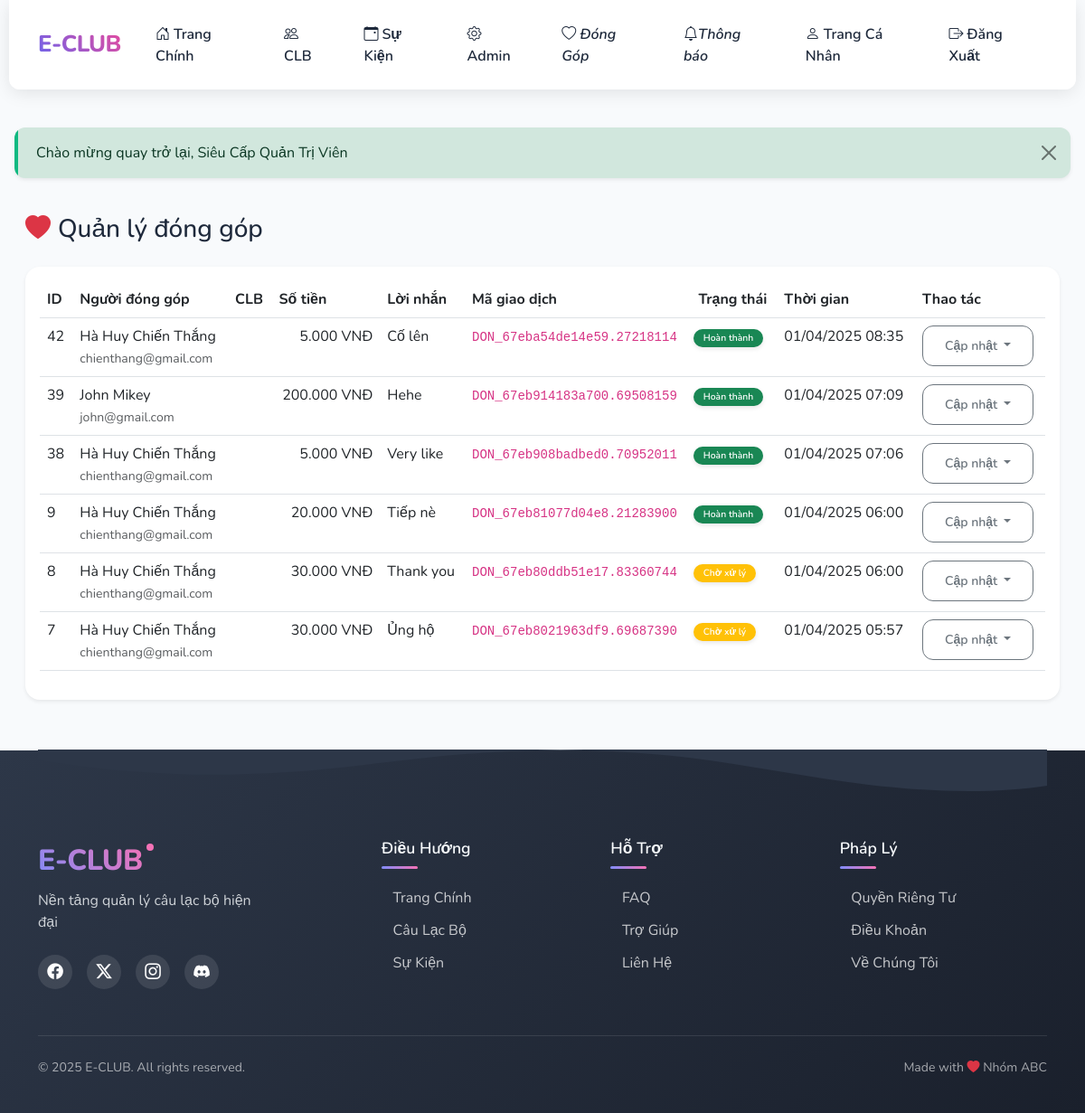
Screenshot of /index.php?page=admin/donations (signed in) with the database file from the repository.
### tables this page shows
CREATE TABLE `donations` (
  `id` int(11) NOT NULL,
  `user_id` int(11) DEFAULT NULL,
  `amount` decimal(15,2) NOT NULL,
  `message` text DEFAULT NULL,
  `status` enum('pending','completed','failed') DEFAULT 'pending',
  `transaction_code` varchar(100) DEFAULT NULL,
  `created_at` timestamp NOT NULL DEFAULT current_timestamp(),
  `club_id` int(11) NOT NULL
);

CREATE TABLE `users` (
  `id` int(11) NOT NULL,
  `name` varchar(100) NOT NULL,
  `email` varchar(100) NOT NULL,
  `password` varchar(255) NOT NULL,
  `role` enum('admin','club_leader','user') DEFAULT 'user',
  `created_at` timestamp NOT NULL DEFAULT current_timestamp(),
  `avatar_url` varchar(255) DEFAULT NULL,
  `last_activity` timestamp NOT NULL DEFAULT current_timestamp() ON UPDATE current_timestamp()
);

### pages/admin/donations.php (the view, shortened to what this page needs)
<?php
require_once __DIR__ . '/../../config.php';
$query = "SELECT d.*, u.name as donor_name, u.email as donor_email, c.name as club_name
          FROM donations d
          LEFT JOIN users u ON d.user_id = u.id
          LEFT JOIN clubs c ON d.club_id = c.id
          ORDER BY d.created_at DESC";
$result = $conn->query($query);
$donations = [];
while ($row = $result->fetch_assoc()) {
    $donations[] = $row;
}
?>
<div class="container-fluid py-4">
    <div class="d-flex justify-content-between align-items-center mb-4">
        <h2 class="h3 mb-0">
            <i class="bi bi-heart-fill text-danger me-2"></i>Quản lý đóng góp
        </h2>
    </div>
    <div class="card shadow-sm">
        <div class="card-body">
            <div class="table-responsive">
                <table class="table table-hover">
                    <thead>
                        <tr>
                            <th>ID</th>
                            <th>Người đóng góp</th>
                            <th>CLB</th>
                            <th>Số tiền</th>
                            <th>Lời nhắn</th>
                            <th>Mã giao dịch</th>
                            <th>Trạng thái</th>
                            <th>Thời gian</th>
                            <th>Thao tác</th>
                        </tr>
                    </thead>
                    <tbody>
                        <?php foreach ($donations as $donation): ?>
                            <tr>
                                <td><?php echo $donation['id']; ?></td>
                                <td>
                                    <?php if ($donation['donor_name']): ?>
                                        <?php echo htmlspecialchars($donation['donor_name']); ?>
                                        <br>
                                        <small class="text-muted"><?php echo $donation['donor_email']; ?></small>
                                    <?php else: ?>
                                        <span class="text-muted">Ẩn danh</span>
                                    <?php endif; ?>
                                </td>
                                <td>
                                </td>
                                <td class="text-end">
                                    <?php echo number_format($donation['amount'], 0, ',', '.'); ?> VNĐ
                                </td>
                                <td>
                                    <?php if ($donation['message']): ?>
                                        <span class="text-truncate d-inline-block" style="max-width: 200px;">
                                            <?php echo htmlspecialchars($donation['message']); ?>
                                        </span>
                                    <?php else: ?>
                                        <span class="text-muted">Không có</span>
                                    <?php endif; ?>
                                </td>
                                <td>
                                    <code><?php echo $donation['transaction_code']; ?></code>
                                </td>
                                <td>
                                    <?php
                                    $status_class = [
                                        'pending' => 'warning',
                                        'completed' => 'success',
                                        'failed' => 'danger'
                                    ][$donation['status']];
                                    $status_text = [
                                        'pending' => 'Chờ xử lý',
                                        'completed' => 'Hoàn thành',
                                        'failed' => 'Thất bại'
                                    ][$donation['status']];
                                    ?>
                                    <span class="badge bg-<?php echo $status_class; ?>">
                                        <?php echo $status_text; ?>
                                    </span>
                                </td>
                                <td>
                                    <?php echo date('d/m/Y H:i', strtotime($donation['created_at'])); ?>
                                </td>
                                <td>
                                    <div class="dropdown">
                                        <button class="btn btn-sm btn-outline-secondary dropdown-toggle" type="button" data-bs-toggle="dropdown">
                                            Cập nhật
                                        </button>
                                    </div>
                                </td>
                            </tr>
                        <?php endforeach; ?>
                    </tbody>
                </table>
            </div>
        </div>
    </div>
</div>

### templates/layout.php (style rules this page uses)
:root { --primary-color: #6366f1; --primary-light: #818cf8; --primary-dark: #4f46e5; --secondary-color: #ec4899; --secondary-light: #f472b6; --accent-color: #0ea5e9; --success-color: #10b981; --warning-color: #f59e0b; --danger-color: #ef4444; --background-color: #f8fafc; --text-color: #1e293b; --border-radius: 12px; --card-border-radius: 16px; --transition-speed: 0.3s; }
body { min-height: 100vh; display: flex; flex-direction: column; background-color: var(--background-color); font-family: 'Nunito', sans-serif; color: var(--text-color); overflow-x: hidden; }
.card { border: none; border-radius: var(--card-border-radius); background: #fff; box-shadow: 0 5px 15px rgba(0, 0, 0, 0.05); transition: all var(--transition-speed) ease; overflow: hidden; position: relative; z-index: 1; }
.card::before { content: ''; position: absolute; top: 0; left: 0; width: 4px; height: 100%; z-index: 2; opacity: 0; transition: opacity var(--transition-speed) ease; }
.btn { border-radius: var(--border-radius); padding: 0.7rem 1.5rem; font-weight: 600; transition: all var(--transition-speed) ease; position: relative; overflow: hidden; z-index: 1; }
.btn::before { content: ''; position: absolute; top: 0; left: 0; width: 100%; height: 100%; background: rgba(255, 255, 255, 0.1); z-index: -1; transform: translateX(-100%) rotate(45deg); transition: transform 0.6s ease; }
.badge { font-size: 0.65rem; padding: 0.35em 0.65em; margin-left: -0.5em; margin-top: -0.5em; }
.badge { padding: 0.5em 1em; border-radius: 20px; font-weight: 600; box-shadow: 0 2px 5px rgba(0, 0, 0, 0.1); }
.fade-in { animation: fadeIn 0.5s ease-in; }

### pages/admin/donations.php (style rules this page uses)
.table th { white-space: nowrap; }

### rows the page displays
donations: id "42", user.name "Hà Huy Chiến Thắng", user.email "chienthang@gmail.com", amount "5.000", message "Cố lên", transaction_code "DON_67eba54de14e59.27218114", status "Hoàn thành", created_at "01/04/2025 08:35"
donations: id "39", user.name "John Mikey", user.email "john@gmail.com", amount "200.000", message "Hehe", transaction_code "DON_67eb914183a700.69508159", status "Hoàn thành", created_at "01/04/2025 07:09"
donations: id "38", user.name "Hà Huy Chiến Thắng", user.email "chienthang@gmail.com", amount "5.000", message "Very like", transaction_code "DON_67eb908badbed0.70952011", status "Hoàn thành", created_at "01/04/2025 07:06"
donations: id "9", user.name "Hà Huy Chiến Thắng", user.email "chienthang@gmail.com", amount "20.000", message "Tiếp nè", transaction_code "DON_67eb81077d04e8.21283900", status "Hoàn thành", created_at "01/04/2025 06:00"
donations: id "8", user.name "Hà Huy Chiến Thắng", user.email "chienthang@gmail.com", amount "30.000", message "Thank you", transaction_code "DON_67eb80ddb51e17.83360744", status "Chờ xử lý", created_at "01/04/2025 06:00"
donations: id "7", user.name "Hà Huy Chiến Thắng", user.email "chienthang@gmail.com", amount "30.000", message "Ủng hộ", transaction_code "DON_67eb8021963df9.69687390", status "Chờ xử lý", created_at "01/04/2025 05:57"

### other values shown
$flash['message'] "Chào mừng quay trở lại, Siêu Cấp Quản Trị Viên"
APP_NAME "E-CLUB"
